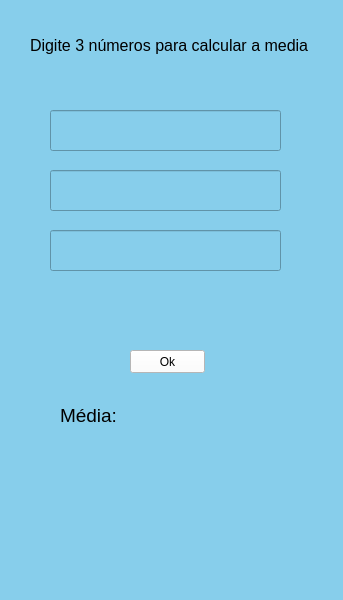
<?xml version="1.0" encoding="UTF-8"?>
<ui version="4.0">
 <class>MainWindow</class>
 <widget class="QMainWindow" name="MainWindow">
  <property name="geometry">
   <rect>
    <x>0</x>
    <y>0</y>
    <width>343</width>
    <height>600</height>
   </rect>
  </property>
  <property name="windowTitle">
   <string>MainWindow</string>
  </property>
  <property name="styleSheet">
   <string notr="true">background-color:skyblue;</string>
  </property>
  <widget class="QWidget" name="centralwidget">
   <widget class="QLineEdit" name="lineEdit">
    <property name="geometry">
     <rect>
      <x>50</x>
      <y>110</y>
      <width>231</width>
      <height>41</height>
     </rect>
    </property>
   </widget>
   <widget class="QLineEdit" name="lineEdit_2">
    <property name="geometry">
     <rect>
      <x>50</x>
      <y>170</y>
      <width>231</width>
      <height>41</height>
     </rect>
    </property>
   </widget>
   <widget class="QLineEdit" name="lineEdit_3">
    <property name="geometry">
     <rect>
      <x>50</x>
      <y>230</y>
      <width>231</width>
      <height>41</height>
     </rect>
    </property>
   </widget>
   <widget class="QLabel" name="label">
    <property name="geometry">
     <rect>
      <x>30</x>
      <y>20</y>
      <width>281</width>
      <height>51</height>
     </rect>
    </property>
    <property name="font">
     <font>
      <pointsize>12</pointsize>
     </font>
    </property>
    <property name="styleSheet">
     <string notr="true">background-color: transparent; border-radius:30px;border: solid 2px black;
</string>
    </property>
    <property name="text">
     <string>Digite 3 números para calcular a media</string>
    </property>
    <property name="wordWrap">
     <bool>true</bool>
    </property>
   </widget>
   <widget class="QPushButton" name="okBtn">
    <property name="geometry">
     <rect>
      <x>130</x>
      <y>350</y>
      <width>75</width>
      <height>23</height>
     </rect>
    </property>
    <property name="styleSheet">
     <string notr="true">background-color:white</string>
    </property>
    <property name="text">
     <string>Ok</string>
    </property>
   </widget>
   <widget class="QLabel" name="labelResult">
    <property name="geometry">
     <rect>
      <x>60</x>
      <y>390</y>
      <width>201</width>
      <height>51</height>
     </rect>
    </property>
    <property name="font">
     <font>
      <pointsize>14</pointsize>
     </font>
    </property>
    <property name="text">
     <string>Média:</string>
    </property>
   </widget>
  </widget>
  <widget class="QMenuBar" name="menubar">
   <property name="geometry">
    <rect>
     <x>0</x>
     <y>0</y>
     <width>343</width>
     <height>21</height>
    </rect>
   </property>
  </widget>
  <widget class="QStatusBar" name="statusbar"/>
 </widget>
 <resources/>
 <connections/>
</ui>
